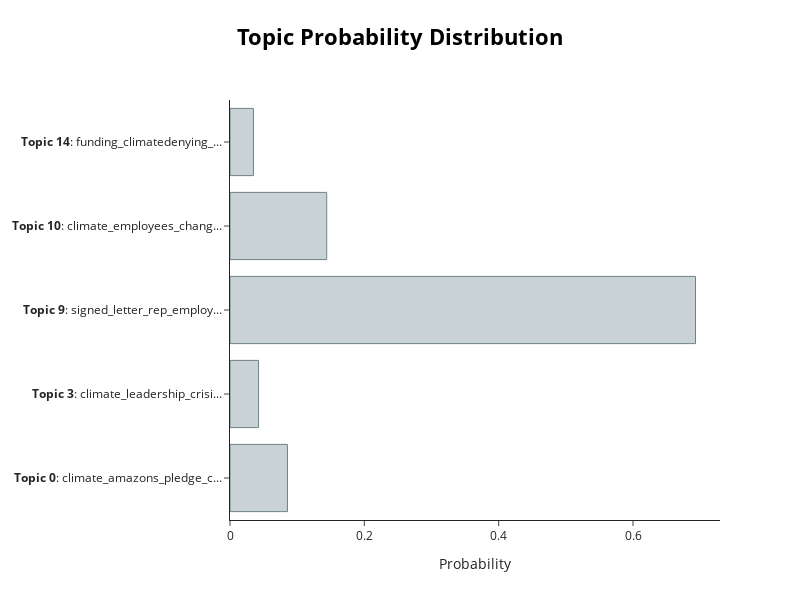

The cell this chart's notebook holds for it:
### Code cell
model.visualize_distribution(topic_distr[1])

### Figure 1 — Plotly figure (JSON) as saved in the notebook; plotly's stock layout.template omitted (floating-point values rounded to 4 significant figures)
{"data": [{"marker": {"color": "#C8D2D7", "line": {"color": "#6E8484", "width": 1}}, "orientation": "h", "type": "bar", "x": [0.08555, 0.04251, 0.693, 0.144, 0.03496], "y": ["<b>Topic 0</b>: climate_amazons_pledge_c...", "<b>Topic 3</b>: climate_leadership_crisi...", "<b>Topic 9</b>: signed_letter_rep_employ...", "<b>Topic 10</b>: climate_employees_chang...", "<b>Topic 14</b>: funding_climatedenying_..."]}], "layout": {"height": 600, "hoverlabel": {"bgcolor": "white", "font": {"family": "Rockwell", "size": 16}}, "title": {"font": {"color": "Black", "size": 22}, "text": "<b>Topic Probability Distribution", "x": 0.5, "xanchor": "center", "y": 0.95, "yanchor": "top"}, "width": 800, "xaxis": {"title": {"text": "Probability"}}}}
